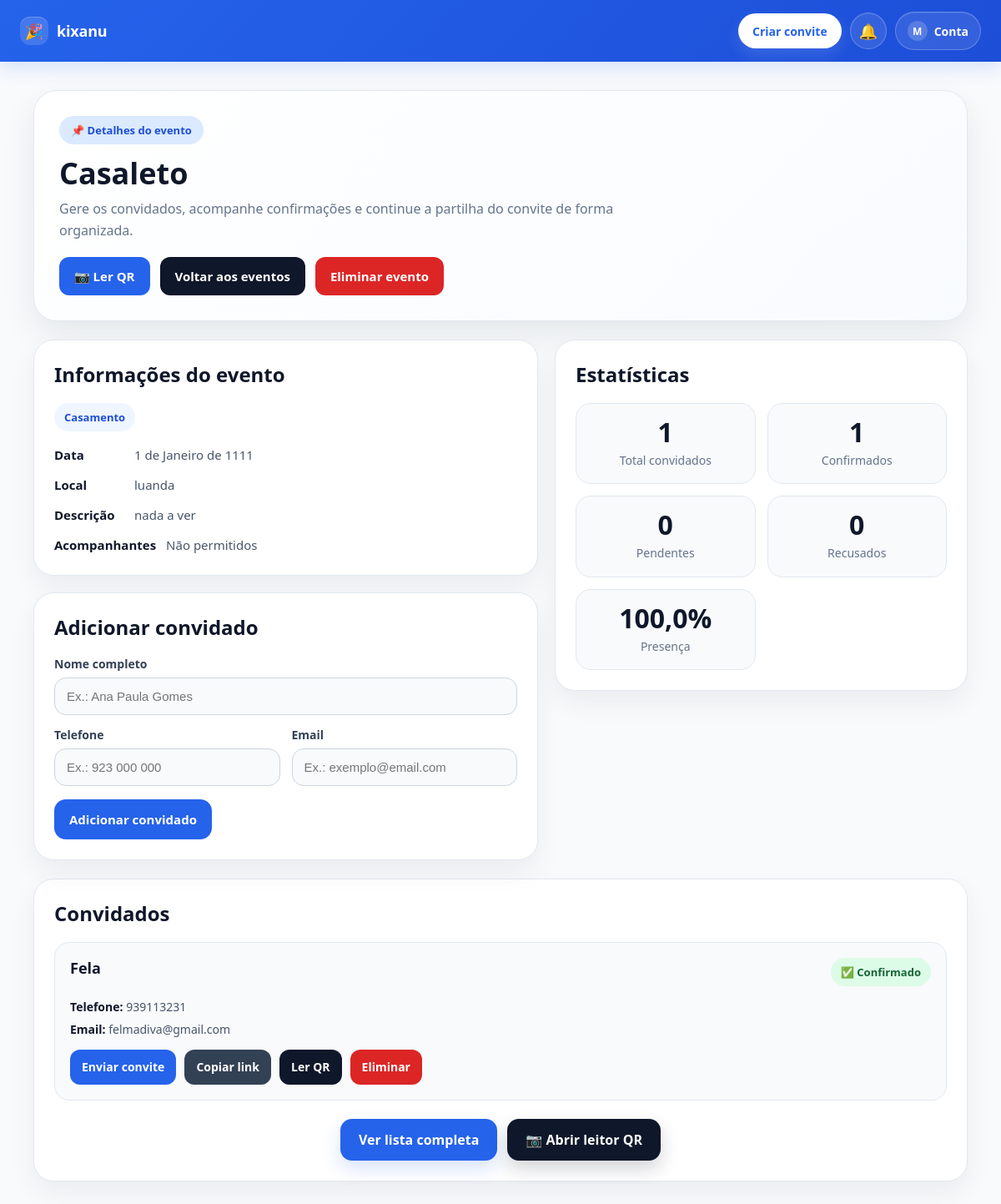
Page /event/24/ (signed in) on the earlier database version.
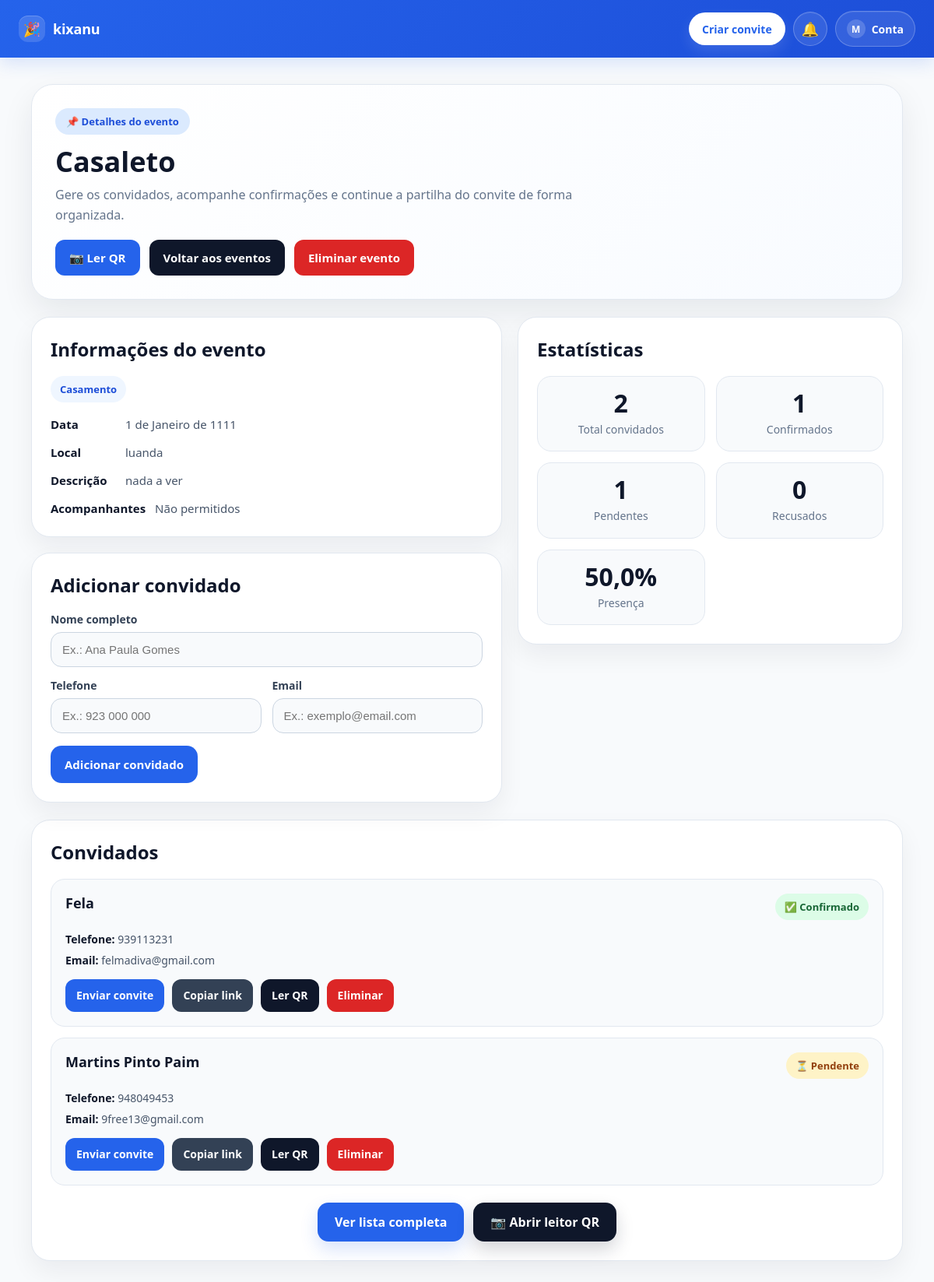
Same page on the later database version.
### guests/models.py (models this page shows, shortened)
class Guest(models.Model):
    STATUS_CHOICES = [
        ('pendente', 'Pendente'),
        ('confirmado', 'Confirmado'),
        ('recusado', 'Recusado'),
    ]
    event = models.ForeignKey('events.Event', on_delete=models.CASCADE)
    full_name = models.CharField(max_length=255)
    phone = models.CharField(max_length=50, blank=True, null=True)
    email = models.EmailField(blank=True, null=True)
    token = models.UUIDField(default=uuid.uuid4, unique=True, editable=False)
    slug = models.SlugField(max_length=255, unique=True, blank=True, null=True)
    status = models.CharField(max_length=20, choices=STATUS_CHOICES, default='pendente')
    qr_code = models.ImageField(upload_to='qr_codes/', blank=True, null=True)
    companion_name = models.CharField(max_length=255, blank=True, null=True)
    checked_in = models.BooleanField(default=False)
    checked_in_at = models.DateTimeField(blank=True, null=True)

### events/views.py (the view, shortened to what this page needs)
# urls.py: path('<int:event_id>/', views.event_detail, name='event_detail'),
def event_detail(request, event_id):
    event = get_object_or_404(Event, id=event_id)
    pending_event_id = request.session.get('pending_event_id')
    if event.owner:
        if not request.user.is_authenticated or event.owner != request.user:
            return redirect('/login/')
    else:
        if pending_event_id != event.id:
            return redirect('/login/')
    guests = Guest.objects.filter(event=event)
    total_guests = guests.count()
    confirmed_guests = guests.filter(status='confirmado').count()
    pending_guests = guests.filter(status='pendente').count()
    declined_guests = guests.filter(status='recusado').count()
    percentage = round((confirmed_guests / total_guests) * 100, 1) if total_guests > 0 else 0
    return render(request, 'events/event_detail.html', {
        'event': event,
        'guests': guests,
        'total_guests': total_guests,
        'confirmed_guests': confirmed_guests,
        'pending_guests': pending_guests,
        'declined_guests': declined_guests,
        'percentage': percentage,
    })

### events/models.py (called while the page is built)
    @property
    def event_type_label(self):
        event_type_map = dict(self.EVENT_TYPE_CHOICES)
        return event_type_map.get(self.event_type, self.event_type)

### notifications/context_processors.py (called while the page is built)
def notification_count(request):
    if request.user.is_authenticated:
        notifications = Notification.objects.filter(
            user=request.user
        ).order_by('-created_at')
        unread_count = notifications.filter(is_read=False).count()
    else:
        notifications = Notification.objects.none()
        unread_count = 0
    return {
        'unread_notifications_count': unread_count,
        'notifications': notifications,
    }

### events/templates/events/event_detail.html (shortened to what the changed rows need)
{% extends "base.html" %}
{% block content %}
<div class="detail-wrapper">
    <div class="hero-card">
        <div class="hero-top">
            <div>
                <h1 class="hero-title">{{ event.name }}</h1>
            </div>
        </div>
    </div>
    <div class="detail-grid">
        <div class="left-stack">
            <div class="info-card">
                <h2 class="section-title">Informações do evento</h2>
            </div>
            <div class="form-card">
                <h2 class="section-title">Adicionar convidado</h2>
            </div>
        </div>
        <div class="right-stack">
            <div class="stats-card">
                <h2 class="section-title">Estatísticas</h2>
                <div class="stats-grid">
                    <div class="stat-box">
                        <div class="stat-number">{{ total_guests }}</div>
                        <div class="stat-label">Total convidados</div>
                    </div>
                    <div class="stat-box">
                        <div class="stat-number">{{ pending_guests }}</div>
                        <div class="stat-label">Pendentes</div>
                    </div>
                    <div class="stat-box">
                        <div class="stat-number">{{ percentage }}%</div>
                        <div class="stat-label">Presença</div>
                    </div>
                </div>
            </div>
        </div>
    </div>
    <div class="guests-card full-width">
        <h2 class="section-title">Convidados</h2>
        {% if guests %}
            <ul class="guest-list">
                {% for guest in guests %}
                    <li class="guest-item">
                        <div class="guest-top">
                            <div class="guest-name">{{ guest.full_name }}</div>
                            {% if guest.status == 'confirmado' %}
                                <div class="status confirmado">✅ Confirmado</div>
                            {% elif guest.status == 'recusado' %}
                                <div class="status recusado">🚫 Recusado</div>
                            {% else %}
                                <div class="status pendente">⏳ Pendente</div>
                            {% endif %}
                        </div>
                        <div class="guest-meta">
                            <div class="guest-meta-item"><strong>Telefone:</strong> {{ guest.phone|default:"Não informado" }}</div>
                            <div class="guest-meta-item"><strong>Email:</strong> {{ guest.email|default:"Não informado" }}</div>
                        </div>
                        <div class="guest-buttons">
                            <button class="guest-btn primary"
                                    onclick="abrirPartilha(
                                        '{{ guest.full_name|escapejs }}',
                                        '{{ guest.event.name|escapejs }}',
                                        '{{ guest.event.date|escapejs }}',
                                        '{{ guest.event.location|escapejs }}',
                                        '{{ guest.phone|default:''|escapejs }}',
                                        '{{ guest.email|default:''|escapejs }}',
                                        '{{ guest.token }}'
                                    )">
                                Enviar convite
                            </button>
                            <button class="guest-btn dark" onclick="copiarLink(window.location.origin + '/invite/{{ guest.token }}/')">
                                Copiar link
                            </button>
                            <a href="{% url 'scan_qr_page' event.id %}" class="guest-btn qr">
                                Ler QR
                            </a>
                            <a href="{% url 'delete_guest' guest.id %}"
                               class="guest-btn danger"
                               onclick="return confirm('Tens a certeza que queres eliminar este convidado?');">
                                Eliminar
                            </a>
                        </div>
                    </li>
                {% endfor %}
            </ul>
        {% else %}
            <div class="empty-box">
                Ainda não existem convidados neste evento. Adiciona o primeiro convidado para começares a partilhar o convite.
            </div>
        {% endif %}
    </div>
</div>
{% endblock %}

Differences in the rows shown:
added Guest: full_name "Martins Pinto Paim", status "⏳ Pendente", phone "948049453", email "9free13@gmail.com"
Other differences:
{{ total_guests }}: "1" → "2"
{{ pending_guests }}: "0" → "1"
{{ percentage }}: "100,0" → "50,0"
